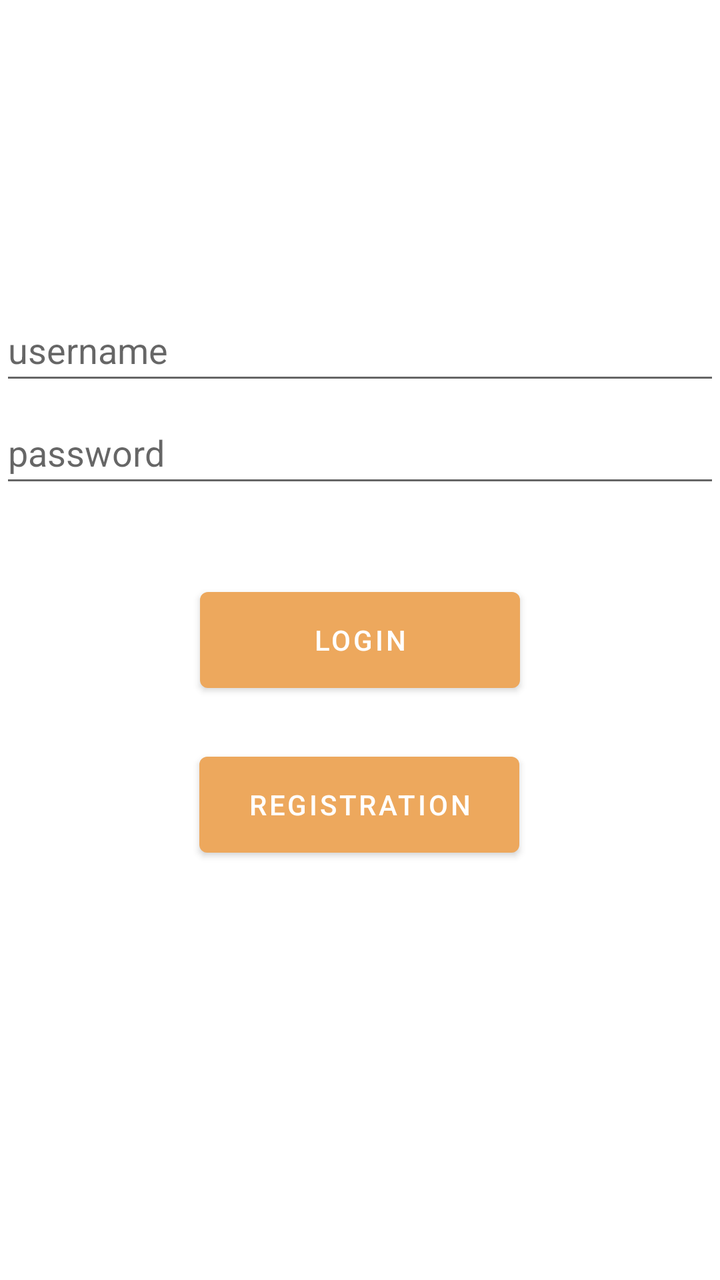
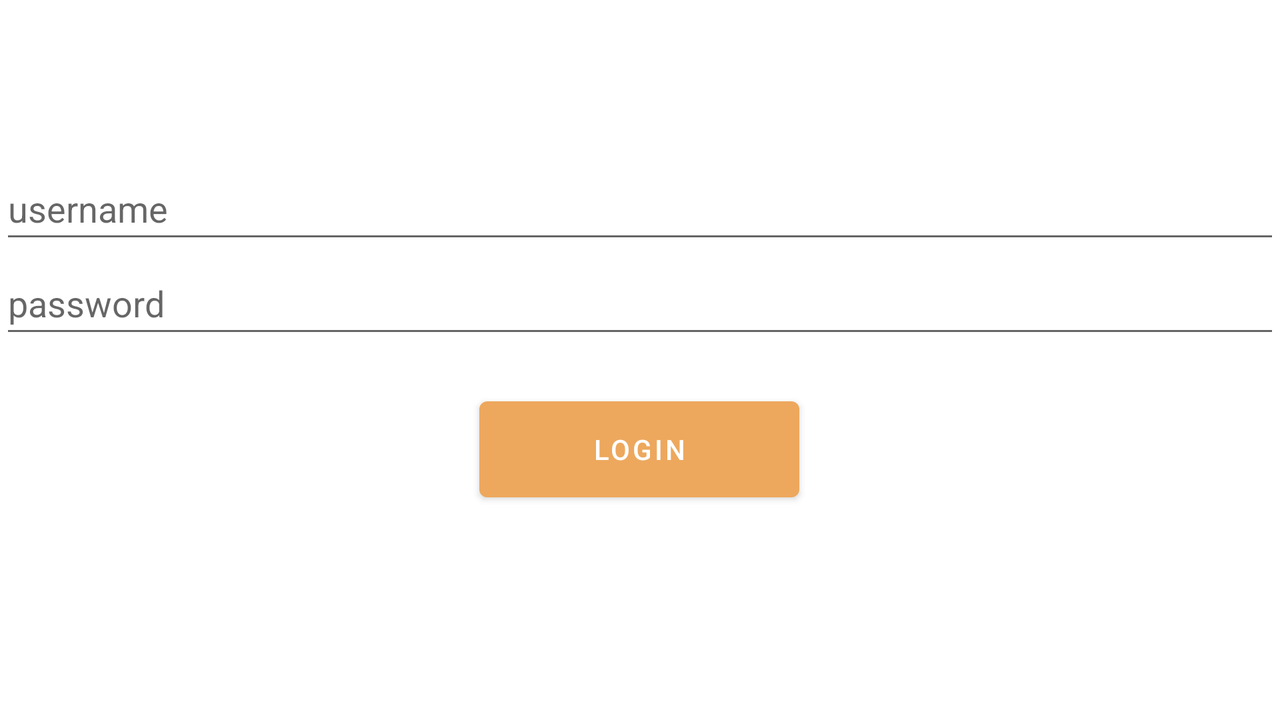

Two renders of one Android screen. The first uses the default layout on a phone; the second uses the alternative layout the repository ships for a different screen configuration, on a matching device. The two XML files are below.
<!-- AndroidManifest.xml: application theme Theme.WEBSHOP -->
<!-- res/layout/activity_main.xml -->
<?xml version="1.0" encoding="utf-8"?>
<androidx.constraintlayout.widget.ConstraintLayout xmlns:android="http://schemas.android.com/apk/res/android"
    xmlns:app="http://schemas.android.com/apk/res-auto"
    xmlns:tools="http://schemas.android.com/tools"
    android:layout_width="match_parent"
    android:layout_height="match_parent"
    tools:context=".MainActivity">

    <EditText
        android:id="@+id/edittext_username"
        android:layout_width="match_parent"
        android:layout_height="wrap_content"
        android:ems="10"
        android:hint="@string/username"
        android:inputType="text"
        android:minHeight="48dp"
        app:layout_constraintBottom_toBottomOf="parent"
        app:layout_constraintEnd_toEndOf="parent"
        app:layout_constraintStart_toStartOf="parent"
        app:layout_constraintTop_toTopOf="parent"
        app:layout_constraintVertical_bias="0.252" />

    <EditText
        android:id="@+id/edittext_password"
        android:layout_width="match_parent"
        android:layout_height="wrap_content"
        android:ems="10"
        android:hint="@string/password"
        android:inputType="textPassword"
        android:minHeight="48dp"
        app:layout_constraintBottom_toBottomOf="parent"
        app:layout_constraintEnd_toEndOf="parent"
        app:layout_constraintStart_toStartOf="parent"
        app:layout_constraintTop_toTopOf="parent"
        app:layout_constraintVertical_bias="0.339" />

    <Button
        android:id="@+id/login_button"
        android:layout_width="160dp"
        android:layout_height="60dp"
        android:text="@string/login"
        android:onClick="bej"

        app:layout_constraintBottom_toBottomOf="parent"
        app:layout_constraintEnd_toEndOf="parent"
        app:layout_constraintStart_toStartOf="parent"
        app:layout_constraintTop_toTopOf="parent" />

    <Button
        android:id="@+id/registration_button"
        android:layout_width="160dp"
        android:layout_height="60dp"
        android:onClick="registration"
        android:text="@string/registration"

        app:layout_constraintBottom_toBottomOf="parent"
        app:layout_constraintEnd_toEndOf="parent"
        app:layout_constraintHorizontal_bias="0.498"
        app:layout_constraintStart_toStartOf="parent"
        app:layout_constraintTop_toTopOf="parent"
        app:layout_constraintVertical_bias="0.642" />

    












</androidx.constraintlayout.widget.ConstraintLayout>
<!-- resources referenced by this layout -->
<resources>
  <string name="login">login</string>
  <string name="password">password</string>
  <string name="registration">registration</string>
  <string name="username">username</string>
  <style name="Theme.WEBSHOP" parent="Theme.MaterialComponents.DayNight.DarkActionBar">
          
          <item name="colorPrimary">@color/purple_500</item>
          <item name="colorPrimaryVariant">@color/purple_700</item>
          <item name="colorOnPrimary">@color/white</item>
          
          <item name="colorSecondary">@color/teal_200</item>
          <item name="colorSecondaryVariant">@color/teal_700</item>
          <item name="colorOnSecondary">@color/black</item>
          
          <item name="android:statusBarColor" tools:targetApi="l">?attr/colorPrimaryVariant</item>
          
      </style>
  <color name="purple_500">#EDA85D</color>
  <color name="purple_700">#F16D27</color>
  <color name="white">#FFFFFFFF</color>
  <color name="teal_200">#FF03DAC5</color>
  <color name="teal_700">#FF018786</color>
  <color name="black">#FF000000</color>
</resources>
<!-- res/layout-land/activity_main.xml (the repository's variant of the layout above) -->
<!-- drawn on the phone turned sideways -->
<?xml version="1.0" encoding="utf-8"?>
<androidx.constraintlayout.widget.ConstraintLayout xmlns:android="http://schemas.android.com/apk/res/android"
    xmlns:app="http://schemas.android.com/apk/res-auto"
    xmlns:tools="http://schemas.android.com/tools"
    android:layout_width="match_parent"
    android:layout_height="match_parent"
    tools:context=".MainActivity">

    <EditText
        android:id="@+id/edittext_username"
        android:layout_width="match_parent"
        android:layout_height="wrap_content"
        android:ems="10"
        android:hint="@string/username"
        android:inputType="text"
        android:minHeight="48dp"
        app:layout_constraintBottom_toBottomOf="parent"
        app:layout_constraintEnd_toEndOf="parent"
        app:layout_constraintStart_toStartOf="parent"
        app:layout_constraintTop_toTopOf="parent"
        app:layout_constraintVertical_bias="0.252" />

    <EditText
        android:id="@+id/edittext_password"
        android:layout_width="match_parent"
        android:layout_height="wrap_content"
        android:ems="10"
        android:hint="@string/password"
        android:inputType="textPassword"
        android:minHeight="48dp"
        app:layout_constraintBottom_toBottomOf="parent"
        app:layout_constraintEnd_toEndOf="parent"
        app:layout_constraintHorizontal_bias="0.0"
        app:layout_constraintStart_toStartOf="parent"
        app:layout_constraintTop_toTopOf="parent"
        app:layout_constraintVertical_bias="0.404" />

    <Button
        android:id="@+id/login_button"
        android:layout_width="160dp"
        android:layout_height="60dp"
        android:onClick="bej"
        android:text="@string/login"

        app:layout_constraintBottom_toBottomOf="parent"
        app:layout_constraintEnd_toEndOf="parent"
        app:layout_constraintHorizontal_bias="0.499"
        app:layout_constraintStart_toStartOf="parent"
        app:layout_constraintTop_toTopOf="parent"
        app:layout_constraintVertical_bias="0.649" />

    












</androidx.constraintlayout.widget.ConstraintLayout>
<!-- resources referenced by the variant -->
<!-- as the phone turned sideways resolves them -->
<resources>
  <string name="login">login</string>
  <string name="password">password</string>
  <string name="username">username</string>
  <style name="Theme.WEBSHOP" parent="Theme.MaterialComponents.DayNight.DarkActionBar">
          
          <item name="colorPrimary">@color/purple_500</item>
          <item name="colorPrimaryVariant">@color/purple_700</item>
          <item name="colorOnPrimary">@color/white</item>
          
          <item name="colorSecondary">@color/teal_200</item>
          <item name="colorSecondaryVariant">@color/teal_700</item>
          <item name="colorOnSecondary">@color/black</item>
          
          <item name="android:statusBarColor" tools:targetApi="l">?attr/colorPrimaryVariant</item>
          
      </style>
  <color name="purple_500">#EDA85D</color>
  <color name="purple_700">#F16D27</color>
  <color name="white">#FFFFFFFF</color>
  <color name="teal_200">#FF03DAC5</color>
  <color name="teal_700">#FF018786</color>
  <color name="black">#FF000000</color>
</resources>
